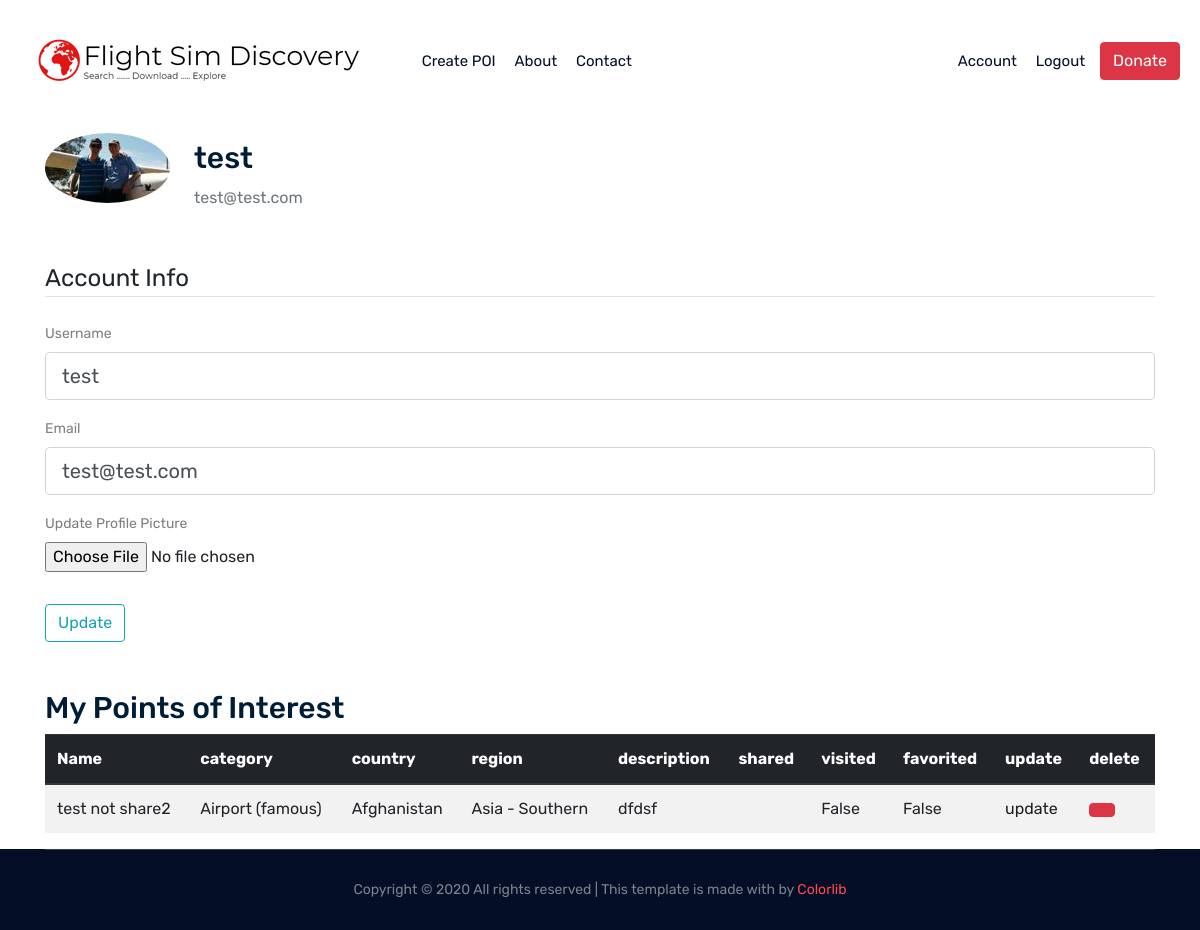
Page /account (signed in) on the earlier database version.
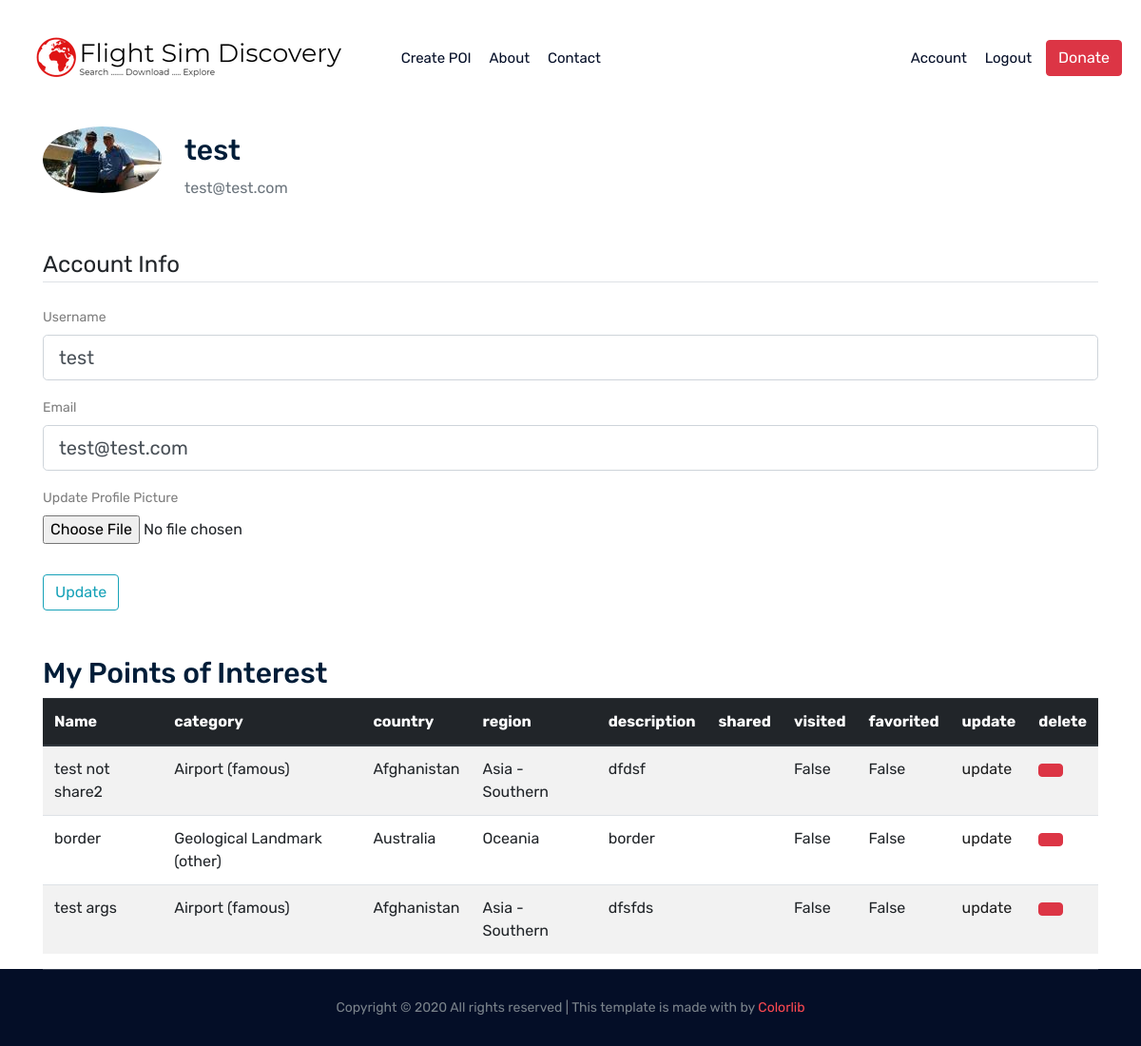
Same page on the later database version.
### flightsimdiscovery/models.py (models this page shows, shortened)
class User(db.Model, UserMixin):
    id = db.Column(db.Integer, primary_key=True)
    username = db.Column(db.String(20), unique=True, nullable=False)
    email = db.Column(db.String(120), unique=True, nullable=False)
    image_file = db.Column(db.String(20), nullable=True, default='default.jpg')
    password = db.Column(db.String(60), nullable=False)

class Pois(db.Model):
    id = db.Column(db.Integer, primary_key=True)
    user_id = db.Column(db.Integer, db.ForeignKey('user.id'), nullable=False)
    name = db.Column(db.String(50), unique=True, nullable=False)
    latitude = db.Column(db.FLOAT, unique=False, nullable=False)
    longitude = db.Column(db.FLOAT, unique=False, nullable=False)
    region = db.Column(db.String(20), unique=False, nullable=False)
    country = db.Column(db.String(60), unique=False, nullable=False)
    category = db.Column(db.String(20), unique=False, nullable=False)
    description = db.Column(db.Text, nullable=True)
    nearest_icao_code = db.Column(db.String(4), nullable=True)
    date_posted = db.Column(db.DateTime, nullable=False, default=datetime.utcnow)
    share = db.Column(db.Boolean(), nullable=False, default=True)
    flag = db.Column(db.Boolean(), nullable=False, default=False)

### flightsimdiscovery/users/routes.py (the view)
@users.route("/account", methods=['GET', 'POST'])
@login_required
def account():
    form = UpdateAccountForm()
    user_pois = None
    print(current_user.id)
    if form.validate_on_submit():
        if form.picture.data:
            picture_file = save_picture(form.picture.data)
            current_user.image_file = picture_file  # image file is what we defined in our models.py
        current_user.username = form.username.data
        current_user.email = form.email.data
        db.session.commit()
        flash('Your account has been updated!', 'success')
        return redirect(url_for('users.account'))
    elif request.method == 'GET':
        form.username.data = current_user.username
        form.email.data = current_user.email
        user_pois_with_additional_data = get_user_pois_dict_inc_favorites_visited(current_user.id)
        print('###### USER POIS ###### ', user_pois_with_additional_data )
    image_file = url_for('static', filename='img/profile_pics/' + current_user.image_file)
    return render_template('account.html', user_pois=user_pois_with_additional_data, image_file=image_file, form=form)

### flightsimdiscovery/users/forms.py (shortened to what this page needs)
class UpdateAccountForm(FlaskForm):
    username = StringField('Username',
                           validators=[DataRequired(), Length(min=2, max=20)])
    email = StringField('Email',
                        validators=[DataRequired(), Email()])
    picture = FileField('Update Profile Picture', validators=[FileAllowed(['jpg', 'png'])])
    submit = SubmitField('Update')

### flightsimdiscovery/models.py (called while the page is built)
@login_manager.user_loader
def load_user(user_id):
    return User.query.get(int(user_id))

### flightsimdiscovery/users/utitls.py (called while the page is built)
def get_user_pois_dict_inc_favorites_visited(user_id):
    additional_user_pois_data = []
    user_pois = Pois.query.filter_by(user_id=user_id).all()
    user_visited_pois = Visited.query.filter_by(user_id=user_id).all()
    user_favorited_pois = Favorites.query.filter_by(user_id=user_id).all()
    for poi in user_pois:
        new_poi_data = {'id': poi.id,'name': poi.name, 'category': poi.category, 'country': poi.country, 'region': poi.region, 'description': poi.description }
        if poi.id in user_visited_pois:
            new_poi_data['visited'] = True
        else:
            new_poi_data['visited'] = False
        if poi.id in user_favorited_pois:
            new_poi_data['favorited'] = True
        else:
            new_poi_data['favorited'] = False
        additional_user_pois_data.append(new_poi_data)
    return additional_user_pois_data

### flightsimdiscovery/templates/account.html (shortened to what this page needs)
{% extends "base.html" %}
{% block content %}
<div class="container">
    <div class="content-section">
      <div class="media">
        <img class="rounded-circle  align-self-center mr-4 " src="{{ image_file }}">
        <div class="media-body">
          <h2 class="account-heading mt-3">{{ current_user.username }}</h2>
          <p class="text-secondary">{{ current_user.email }}</p>
        </div>
      </div>
        <form method="POST" action="" enctype="multipart/form-data">
            <fieldset class="form-group mt-5">
                <legend class="border-bottom mb-4">Account Info</legend>
                <div class="form-group">
                    {{ form.username.label(class="form-control-label") }}
                    {% if form.username.errors %}
                        {{ form.username(class="form-control form-control-lg is-invalid") }}
                        <div class="invalid-feedback">
                            {% for error in form.username.errors %}
                                <span>{{ error }}</span>
                            {% endfor %}
                        </div>
                    {% else %}
                        {{ form.username(class="form-control form-control-lg") }}
                    {% endif %}
                </div>
                <div class="form-group">
                    {{ form.email.label(class="form-control-label") }}
                    {% if form.email.errors %}
                        {{ form.email(class="form-control form-control-lg is-invalid") }}
                        <div class="invalid-feedback">
                            {% for error in form.email.errors %}
                                <span>{{ error }}</span>
                            {% endfor %}
                        </div>
                    {% else %}
                        {{ form.email(class="form-control form-control-lg") }}
                    {% endif %}
                </div>
                <div class="form-group">
                    {{ form.picture.label() }}
                    {{ form.picture(class="form-control-file") }}
                </div>
            </fieldset>
            <div class="form-group mb-5">
                {{ form.submit(class="btn btn-outline-info") }}
            </div>
        </form>
    </div>
    <div class="content-section">
        <div class="db_table_area">
                <h2>My Points of Interest</h2>
            <table class="table table-striped">
            <thead class="thead-dark">
                <tr>
                <th scope="col">Name</th>
                <th scope="col">category</th>
                <th scope="col">country</th>
                <th scope="col">region</th>
                <th scope="col">description</th>
                <th scope="col">shared</th>
                <th scope="col">visited</th>
                <th scope="col">favorited</th>
                <th scope="col">update</th>
                <th scope="col">delete</th>
                </tr>
            </thead>
            <tbody>
                {% for poi in user_pois %}
                <tr>
                <td>{{poi.name}}</td>
                <td>{{poi.category}}</td>
                <td>{{poi.country}}</td>
                <td>{{poi.region}}</td>
                <td>{{poi.description}}</td>
                <td>{{poi.share}}</td>
                <td>{{poi.visited}}</td>
                <td>{{poi.favorited}}</td>
                <td><a href="/poi/{{poi.id}}/update">update</a></td>
                <td>
                    <button type="button" class="open_delete_modal btn btn-danger" data-id="{{poi.id}}" data-toggle="modal" data-target="#deleteModal"></button></td>
                </tr>
                {% endfor %}
            </tbody>
            </table>
        </div>
    </div>
</div>
{% endblock content %}

### flightsimdiscovery/templates/base.html (shortened to what this page needs)
<!DOCTYPE html>
<html class="no-js" lang="zxx">
  <head>
    <link rel="stylesheet" href="{{ url_for('static', filename='/css/bootstrap.min.css') }}">
    <link rel="stylesheet" href="{{ url_for('static', filename='/css/owl.carousel.min.css') }}">
    <link rel="stylesheet" href="{{ url_for('static', filename='/css/magnific-popup.css') }}">
    <link rel="stylesheet" href="{{ url_for('static', filename='/css/themify-icons.css') }}">
    <link rel="stylesheet" href="{{ url_for('static', filename='/css/nice-select.css') }}">
    <link rel="stylesheet" href="{{ url_for('static', filename='/css/flaticon.css') }}">
    <link rel="stylesheet" href="{{ url_for('static', filename='/css/gijgo.css') }}">
    <link rel="stylesheet" href="{{ url_for('static', filename='/css/animate.css') }}">
    <link rel="stylesheet" href="{{ url_for('static', filename='/css/slick.css') }}">
    <link rel="stylesheet" href="{{ url_for('static', filename='/css/slicknav.css') }}">
    <link
      rel="stylesheet"
      href="https://ajax.googleapis.com/ajax/libs/jqueryui/1.11.2/themes/smoothness/jquery-ui.css"
    />
    <link rel="stylesheet" href="{{ url_for('static', filename='/css/style.css') }}">
  </head>
  <body>
    <header>
      <div class="header-area">
        <div id="sticky-header" class="main-header-area">
          <div class="container-fluid">
            <div class="header_bottom_border">
              <div class="row align-items-center">
                <div class="col-xl-4 col-lg-4">
                  <div class="logo">
                    <a href="{{ url_for('main.home') }}">
                      <img src="{{ url_for('static', filename='/img/logo.png') }}">
                    </a>
                  </div>
                </div>
                <div class="col-xl-4 col-lg-4">
                  <div class="main-menu d-none d-lg-block">
                    <nav>
                      <ul id="navigation">
                        <li><a href="{{ url_for('pois.new_poi') }}">Create POI</a></li>
                        <li><a href="{{ url_for('main.about') }}">About</a></li>
                        <li><a href="{{ url_for('main.contact') }}">Contact</a></li>
                      </ul>
                    </nav>
                  </div>
                </div>
                <div class="col-xl-4 col-lg-4 d-none d-lg-block">
                  <div class="row align-items-center justify-content-end">
                    <div class="main-menu">
                      <nav>
                        <ul id="navigation">
                          {% if current_user.is_authenticated %}
                          <li><a href="{{ url_for('users.account') }}">Account</a></li>
                          <li><a href="{{ url_for('users.logout') }}">Logout</a></li>
                          {% else %}
                          <li><a href="{{ url_for('users.login') }}">Login</a></li>
                          <li><a href="{{ url_for('users.register') }}">Register</a></li>
                          {% endif %}
                        </ul>
                      </nav>
                    </div>
                    <div class="main-menu">
                      <button
                        type="button"
                        class="btn btn-danger"
                        data-toggle="modal"
                        data-target="#exampleModalCenter"
                      >
                        Donate
                      </button>
                    </div>
                  </div>
                </div>
                <div class="col-12">
                </div>
              </div>
            </div>
          </div>
        </div>
      </div>
    </header>
    <main role="main" class="container">
        <div class="row">
          <div class="col-md-12">
          </div>
        </div>
    </main>
    {% block content %}{% endblock %}
    <footer class="footer ">
      <div class="copy-right_text">
        <div class="container">
          <div class="footer_border "></div>
            <div class="row">
                <div class="col-xl-12">
                <p class="copy_right text-center">
                    Copyright &copy;
                    All rights reserved | This template is made with
                     by
                    <a href="https://colorlib.com" target="_blank">Colorlib</a>
                </p>
                </div>
            </div>
        </div>
      </div>
    </footer>
  </body>
</html>

Differences in the rows shown:
added Pois: name "border", category "Geological Landmark (other)", country "Australia", region "Oceania", description "border", visited "False", favorited "False"
added Pois: name "test args", category "Airport (famous)", country "Afghanistan", region "Asia - Southern", description "dfsfds", visited "False", favorited "False"
